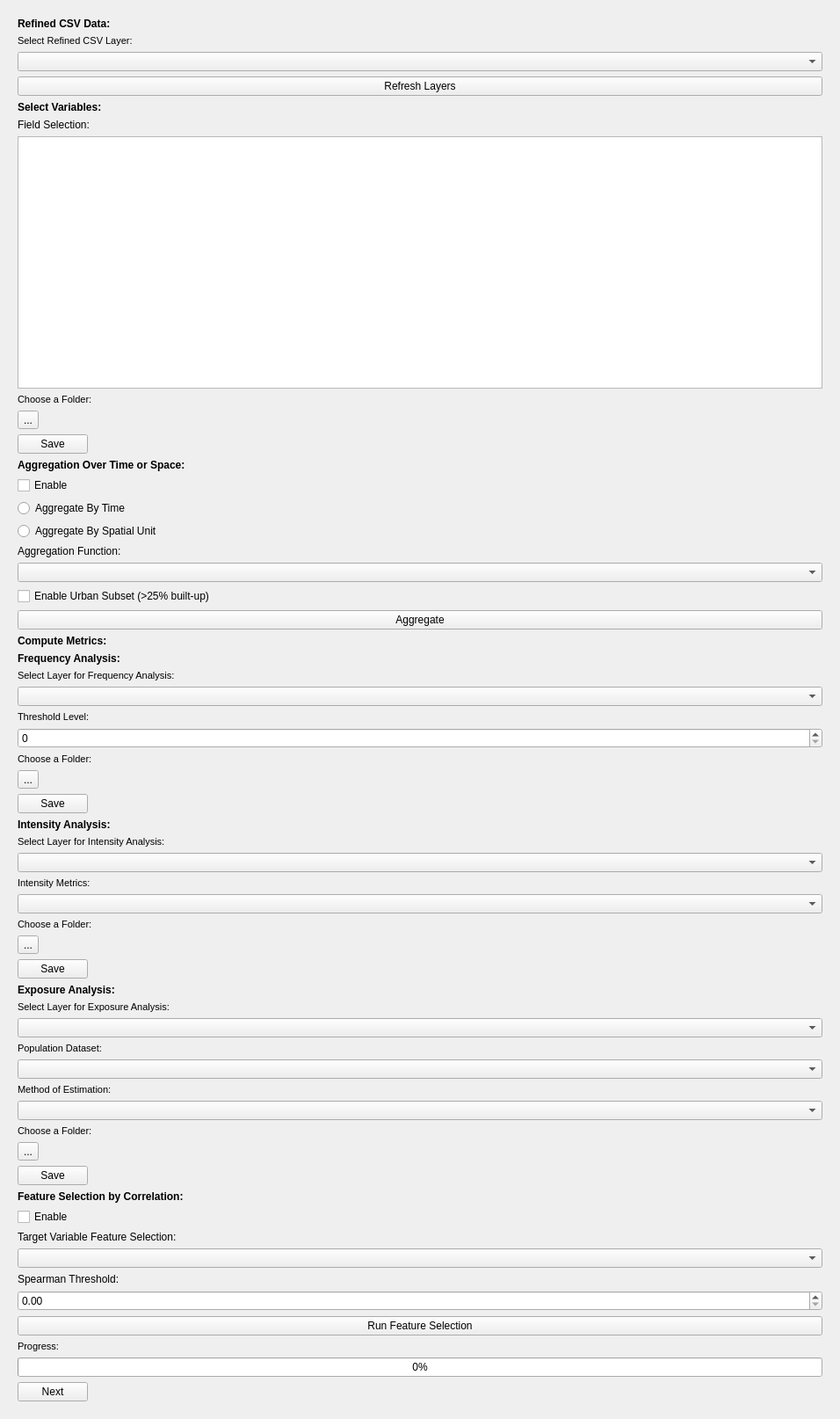
           <widget class="QWidget" name="scrollAreaWidgetContents">
            <property name="geometry">
             <rect>
              <x>0</x>
              <y>0</y>
              <width>956</width>
              <height>1614</height>
             </rect>
            </property>
            <layout class="QVBoxLayout" name="verticalLayout_5">
             <item>
              <widget class="QWidget" name="wSpatialMetericsAggregation" native="true">
               <layout class="QVBoxLayout" name="verticalLayout_3">
                <item>
                 <widget class="QLabel" name="lRefinedDataCSV">
                  <property name="font">
                   <font>
                    <pointsize>9</pointsize>
                    <weight>75</weight>
                    <bold>true</bold>
                   </font>
                  </property>
                  <property name="text">
                   <string>Refined CSV Data:</string>
                  </property>
                 </widget>
                </item>
                <item>
                 <widget class="QLabel" name="lSelectRefinedCSVLayer">
                  <property name="font">
                   <font>
                    <pointsize>8</pointsize>
                   </font>
                  </property>
                  <property name="text">
                   <string>Select Refined CSV Layer:</string>
                  </property>
                 </widget>
                </item>
                <item>
                 <widget class="QComboBox" name="cBSelectRefinedCSVLayer">
                  <property name="sizePolicy">
                   <sizepolicy hsizetype="Expanding" vsizetype="Fixed">
                    <horstretch>0</horstretch>
                    <verstretch>0</verstretch>
                   </sizepolicy>
                  </property>
                 </widget>
                </item>
                <item>
                 <widget class="QPushButton" name="pBRefreshLayersSpatialMetricsAggregation">
                  <property name="text">
                   <string>Refresh Layers</string>
                  </property>
                 </widget>
                </item>
                <item>
                 <widget class="QLabel" name="lSelectFieldsFromCSV">
                  <property name="font">
                   <font>
                    <pointsize>9</pointsize>
                    <weight>75</weight>
                    <bold>true</bold>
                   </font>
                  </property>
                  <property name="text">
                   <string>Select Variables:</string>
                  </property>
                 </widget>
                </item>
                <item>
                 <widget class="QLabel" name="lFieldSelection">
                  <property name="text">
                   <string>Field Selection:</string>
                  </property>
                 </widget>
                </item>
                <item>
                 <widget class="QListWidget" name="lWFieldSelection">
                  <property name="selectionMode">
                   <enum>QAbstractItemView::MultiSelection</enum>
                  </property>
                 </widget>
                </item>
                <item>
                 <widget class="QLabel" name="lChooseFolderDataTargeting">
                  <property name="font">
                   <font>
                    <pointsize>8</pointsize>
                   </font>
                  </property>
                  <property name="text">
                   <string>Choose a Folder:</string>
                  </property>
                 </widget>
                </item>
                <item>
                 <widget class="QToolButton" name="tBChooseFolderDataTargeting">
                  <property name="text">
                   <string>...</string>
                  </property>
                 </widget>
                </item>
                <item>
                 <widget class="QPushButton" name="pBDataTargetingSave">
                  <property name="sizePolicy">
                   <sizepolicy hsizetype="Maximum" vsizetype="Fixed">
                    <horstretch>0</horstretch>
                    <verstretch>0</verstretch>
                   </sizepolicy>
                  </property>
                  <property name="text">
                   <string>Save</string>
                  </property>
                  <property name="icon">
                   <iconset>
                    <normaloff>Icons/Save.svg</normaloff>Icons/Save.svg</iconset>
                  </property>
                 </widget>
                </item>
                <item>
                 <widget class="QLabel" name="lAggregationOverTimeorSpace">
                  <property name="font">
                   <font>
                    <pointsize>9</pointsize>
                    <weight>75</weight>
                    <bold>true</bold>
                   </font>
                  </property>
                  <property name="text">
                   <string>Aggregation Over Time or Space:</string>
                  </property>
                 </widget>
                </item>
                <item>
                 <widget class="QCheckBox" name="cBEnableAggregateOverTimeorSpace">
                  <property name="text">
                   <string>Enable</string>
                  </property>
                 </widget>
                </item>
                <item>
                 <widget class="QRadioButton" name="rBAggregateByTime">
                  <property name="text">
                   <string>Aggregate By Time</string>
                  </property>
                 </widget>
                </item>
                <item>
                 <widget class="QRadioButton" name="rBAggregateBySpatialUnit">
                  <property name="text">
                   <string>Aggregate By Spatial Unit</string>
                  </property>
                 </widget>
                </item>
                <item>
                 <widget class="QLabel" name="lAggregationFunction">
                  <property name="text">
                   <string>Aggregation Function:</string>
                  </property>
                 </widget>
                </item>
                <item>
                 <widget class="QComboBox" name="cBAggregationFunction"/>
                </item>
                <item>
                 <widget class="QCheckBox" name="cBEnableUrbanSubset">
                  <property name="text">
                   <string>Enable Urban Subset (&gt;25% built-up)</string>
                  </property>
                 </widget>
                </item>
                <item>
                 <widget class="QPushButton" name="pBAggregateOverTimeorSpace">
                  <property name="text">
                   <string>Aggregate</string>
                  </property>
                 </widget>
                </item>
                <item>
                 <widget class="QLabel" name="lComputeMetrics">
                  <property name="font">
                   <font>
                    <pointsize>9</pointsize>
                    <weight>75</weight>
                    <bold>true</bold>
                   </font>
                  </property>
                  <property name="text">
                   <string>Compute Metrics:</string>
                  </property>
                 </widget>
                </item>
                <item>
                 <widget class="QLabel" name="lFrequencyAnalysis">
                  <property name="font">
                   <font>
                    <pointsize>9</pointsize>
                    <weight>75</weight>
                    <bold>true</bold>
                   </font>
                  </property>
                  <property name="text">
                   <string>Frequency Analysis:</string>
                  </property>
                 </widget>
                </item>
                <item>
                 <widget class="QLabel" name="lSelectCSVLayerforFrequencyAnalysis">
                  <property name="font">
                   <font>
                    <pointsize>8</pointsize>
                   </font>
                  </property>
                  <property name="text">
                   <string>Select Layer for Frequency Analysis:</string>
                  </property>
                 </widget>
                </item>
                <item>
                 <widget class="QComboBox" name="cBSelectCSVLayerforFrequencyAnalysis">
                  <property name="sizePolicy">
                   <sizepolicy hsizetype="Expanding" vsizetype="Fixed">
                    <horstretch>0</horstretch>
                    <verstretch>0</verstretch>
                   </sizepolicy>
                  </property>
                 </widget>
                </item>
                <item>
                 <widget class="QLabel" name="lThresholdLevelFrequencyAnalysis">
                  <property name="font">
                   <font>
                    <pointsize>8</pointsize>
                   </font>
                  </property>
                  <property name="text">
                   <string>Threshold Level:</string>
                  </property>
                 </widget>
                </item>
                <item>
                 <widget class="QSpinBox" name="sBThresholdLevelFrequencyAnalysis"/>
                </item>
                <item>
                 <widget class="QLabel" name="lChooseFolderFrequencyAnalysis">
                  <property name="font">
                   <font>
                    <pointsize>8</pointsize>
                   </font>
                  </property>
                  <property name="text">
                   <string>Choose a Folder:</string>
                  </property>
                 </widget>
                </item>
                <item>
                 <widget class="QToolButton" name="tBChooseFolderFrequencyAnalysis">
                  <property name="text">
                   <string>...</string>
                  </property>
                 </widget>
                </item>
                <item>
                 <widget class="QPushButton" name="pBFrequencyAnalysisSave">
                  <property name="sizePolicy">
                   <sizepolicy hsizetype="Maximum" vsizetype="Fixed">
                    <horstretch>0</horstretch>
                    <verstretch>0</verstretch>
                   </sizepolicy>
                  </property>
                  <property name="text">
                   <string>Save</string>
                  </property>
                  <property name="icon">
                   <iconset>
                    <normaloff>Icons/Save.svg</normaloff>Icons/Save.svg</iconset>
                  </property>
                 </widget>
                </item>
                <item>
                 <widget class="QLabel" name="lIntensityAnalysis">
                  <property name="font">
                   <font>
                    <pointsize>9</pointsize>
                    <weight>75</weight>
                    <bold>true</bold>
                   </font>
                  </property>
                  <property name="text">
                   <string>Intensity Analysis:</string>
                  </property>
                 </widget>
                </item>
                <item>
                 <widget class="QLabel" name="lSelectCSVLayerforIntensityAnalysis">
                  <property name="font">
                   <font>
                    <pointsize>8</pointsize>
                   </font>
                  </property>
                  <property name="text">
                   <string>Select Layer for Intensity Analysis:</string>
                  </property>
                 </widget>
                </item>
                <item>
                 <widget class="QComboBox" name="cBSelectCSVLayerforIntensityAnalysis">
                  <property name="sizePolicy">
                   <sizepolicy hsizetype="Expanding" vsizetype="Fixed">
                    <horstretch>0</horstretch>
                    <verstretch>0</verstretch>
                   </sizepolicy>
                  </property>
                 </widget>
                </item>
                <item>
                 <widget class="QLabel" name="lIntensityMetricsIntensityAnalysis">
                  <property name="font">
                   <font>
                    <pointsize>8</pointsize>
                   </font>
                  </property>
                  <property name="text">
                   <string>Intensity Metrics:</string>
                  </property>
                 </widget>
                </item>
                <item>
                 <widget class="QComboBox" name="cBIntensityMetricsIntensityAnalysis">
                  <property name="sizePolicy">
                   <sizepolicy hsizetype="Expanding" vsizetype="Fixed">
                    <horstretch>0</horstretch>
                    <verstretch>0</verstretch>
                   </sizepolicy>
                  </property>
                 </widget>
                </item>
                <item>
                 <widget class="QLabel" name="lChooseFolderIntensityAnalysis">
                  <property name="font">
                   <font>
                    <pointsize>8</pointsize>
                   </font>
                  </property>
                  <property name="text">
                   <string>Choose a Folder:</string>
                  </property>
                 </widget>
                </item>
                <item>
                 <widget class="QToolButton" name="tBChooseFolderIntensityAnalysis">
                  <property name="text">
                   <string>...</string>
                  </property>
                 </widget>
                </item>
                <item>
                 <widget class="QPushButton" name="pBSaveIntensityAnalysis">
                  <property name="sizePolicy">
                   <sizepolicy hsizetype="Maximum" vsizetype="Fixed">
                    <horstretch>0</horstretch>
                    <verstretch>0</verstretch>
                   </sizepolicy>
                  </property>
                  <property name="text">
                   <string>Save</string>
                  </property>
                  <property name="icon">
                   <iconset>
                    <normaloff>Icons/Save.svg</normaloff>Icons/Save.svg</iconset>
                  </property>
                 </widget>
                </item>
                <item>
                 <widget class="QLabel" name="lExposureAnalysis">
                  <property name="font">
                   <font>
                    <pointsize>9</pointsize>
                    <weight>75</weight>
                    <bold>true</bold>
                   </font>
                  </property>
                  <property name="text">
                   <string>Exposure Analysis:</string>
                  </property>
                 </widget>
                </item>
                <item>
                 <widget class="QLabel" name="lSelectCSVLayerforExposureAnalysis">
                  <property name="font">
                   <font>
                    <pointsize>8</pointsize>
                   </font>
                  </property>
                  <property name="text">
                   <string>Select Layer for Exposure Analysis:</string>
                  </property>
                 </widget>
                </item>
                <item>
                 <widget class="QComboBox" name="cBSelectCSVLayerforExposureAnalysis">
                  <property name="sizePolicy">
                   <sizepolicy hsizetype="Expanding" vsizetype="Fixed">
                    <horstretch>0</horstretch>
                    <verstretch>0</verstretch>
                   </sizepolicy>
                  </property>
                 </widget>
                </item>
                <item>
                 <widget class="QLabel" name="lPopulationDatasetExposureAnalysis">
                  <property name="font">
                   <font>
                    <pointsize>8</pointsize>
                   </font>
                  </property>
                  <property name="text">
                   <string>Population Dataset:</string>
                  </property>
                 </widget>
                </item>
                <item>
                 <widget class="QComboBox" name="cBPopulationDatasetExposureAnalysis">
                  <property name="sizePolicy">
                   <sizepolicy hsizetype="Expanding" vsizetype="Fixed">
                    <horstretch>0</horstretch>
                    <verstretch>0</verstretch>
                   </sizepolicy>
                  </property>
                 </widget>
                </item>
                <item>
                 <widget class="QLabel" name="lMethodofEstimationExposureAnalysis">
                  <property name="font">
                   <font>
                    <pointsize>8</pointsize>
                   </font>
                  </property>
                  <property name="text">
                   <string>Method of Estimation:</string>
                  </property>
                 </widget>
                </item>
                <item>
                 <widget class="QComboBox" name="cBMethodofEstimationExposureAnalysis">
                  <property name="sizePolicy">
                   <sizepolicy hsizetype="Expanding" vsizetype="Fixed">
                    <horstretch>0</horstretch>
                    <verstretch>0</verstretch>
                   </sizepolicy>
                  </property>
                 </widget>
                </item>
                <item>
                 <widget class="QLabel" name="lChooseFolderExposureAnalysis">
                  <property name="font">
                   <font>
                    <pointsize>8</pointsize>
                   </font>
                  </property>
                  <property name="text">
                   <string>Choose a Folder:</string>
                  </property>
                 </widget>
                </item>
                <item>
                 <widget class="QToolButton" name="tBChooseFolderExposureAnalysis">
                  <property name="text">
                   <string>...</string>
                  </property>
                 </widget>
                </item>
                <item>
                 <widget class="QPushButton" name="pBSaveExposureAnalysis">
                  <property name="sizePolicy">
                   <sizepolicy hsizetype="Maximum" vsizetype="Fixed">
                    <horstretch>0</horstretch>
                    <verstretch>0</verstretch>
                   </sizepolicy>
                  </property>
                  <property name="text">
                   <string>Save</string>
                  </property>
                  <property name="icon">
                   <iconset>
                    <normaloff>Icons/Save.svg</normaloff>Icons/Save.svg</iconset>
                  </property>
                 </widget>
                </item>
                <item>
                 <widget class="QLabel" name="lFeatureSelectionbyCorrelation">
                  <property name="font">
                   <font>
                    <pointsize>9</pointsize>
                    <weight>75</weight>
                    <bold>true</bold>
                   </font>
                  </property>
                  <property name="text">
                   <string>Feature Selection by Correlation:</string>
                  </property>
                 </widget>
                </item>
                <item>
                 <widget class="QCheckBox" name="cBEnableFeatureSelectionByCorrelation">
                  <property name="text">
                   <string>Enable</string>
                  </property>
                 </widget>
                </item>
                <item>
                 <widget class="QLabel" name="lTargetVariableFeatureSelection">
                  <property name="text">
                   <string>Target Variable Feature Selection:</string>
                  </property>
                 </widget>
                </item>
                <item>
                 <widget class="QComboBox" name="cBTargetVariableFeatureSelection"/>
                </item>
                <item>
                 <widget class="QLabel" name="lSpearmanThreshold">
                  <property name="text">
                   <string>Spearman Threshold:</string>
                  </property>
                 </widget>
                </item>
                <item>
                 <widget class="QDoubleSpinBox" name="dSBSpearmanThreshold"/>
                </item>
                <item>
                 <widget class="QPushButton" name="pBRunFeatureSelection">
                  <property name="text">
                   <string>Run Feature Selection</string>
                  </property>
                 </widget>
                </item>
                <item>
                 <widget class="QLabel" name="lProgressCSVDataAnalysis">
                  <property name="font">
                   <font>
                    <pointsize>8</pointsize>
                   </font>
                  </property>
                  <property name="text">
                   <string>Progress:</string>
                  </property>
                 </widget>
                </item>
                <item>
                 <widget class="QProgressBar" name="pBCSVDataAnalysis">
                  <property name="value">
                   <number>0</number>
                  </property>
                 </widget>
                </item>
                <item>
                 <widget class="QPushButton" name="pBCSVDataAnalysisNext">
                  <property name="sizePolicy">
                   <sizepolicy hsizetype="Maximum" vsizetype="Fixed">
                    <horstretch>0</horstretch>
                    <verstretch>0</verstretch>
                   </sizepolicy>
                  </property>
                  <property name="text">
                   <string>Next</string>
                  </property>
                  <property name="icon">
                   <iconset>
                    <normaloff>Icons/Next.svg</normaloff>Icons/Next.svg</iconset>
                  </property>
                 </widget>
                </item>
               </layout>
              </widget>
             </item>
            </layout>
           </widget>
